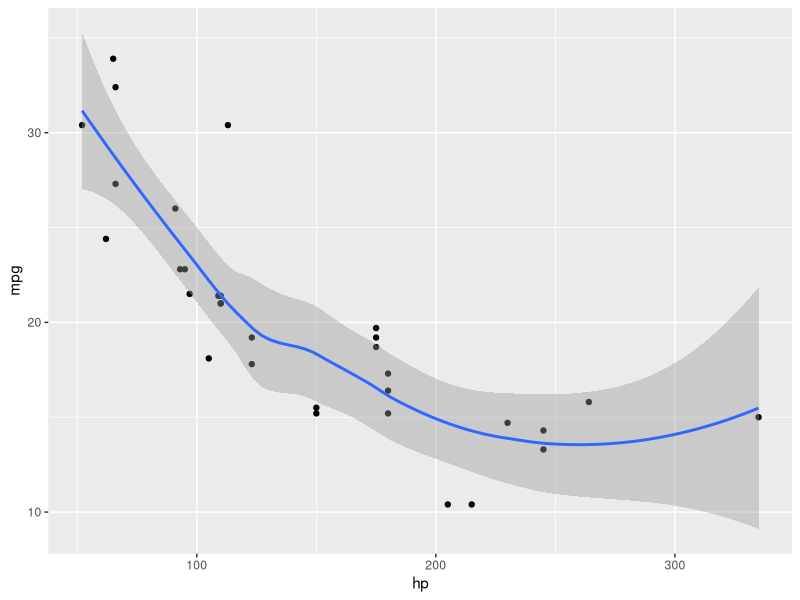
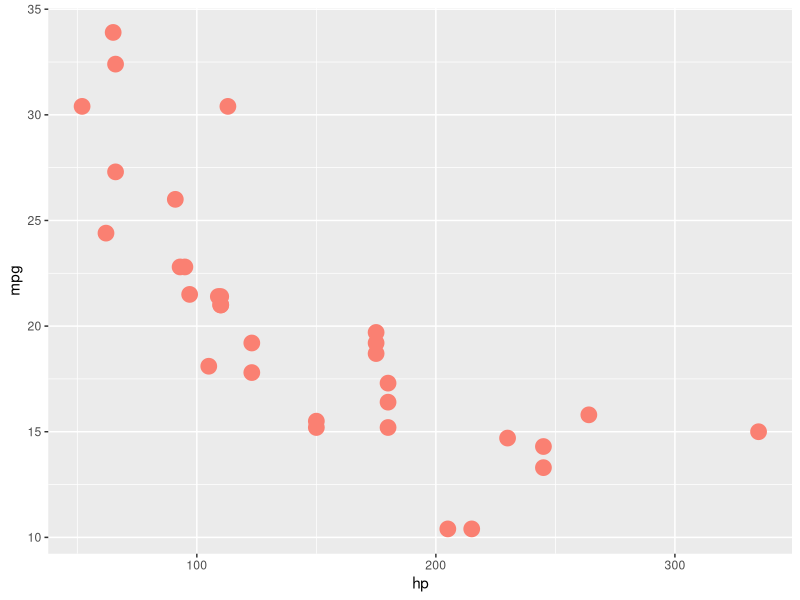
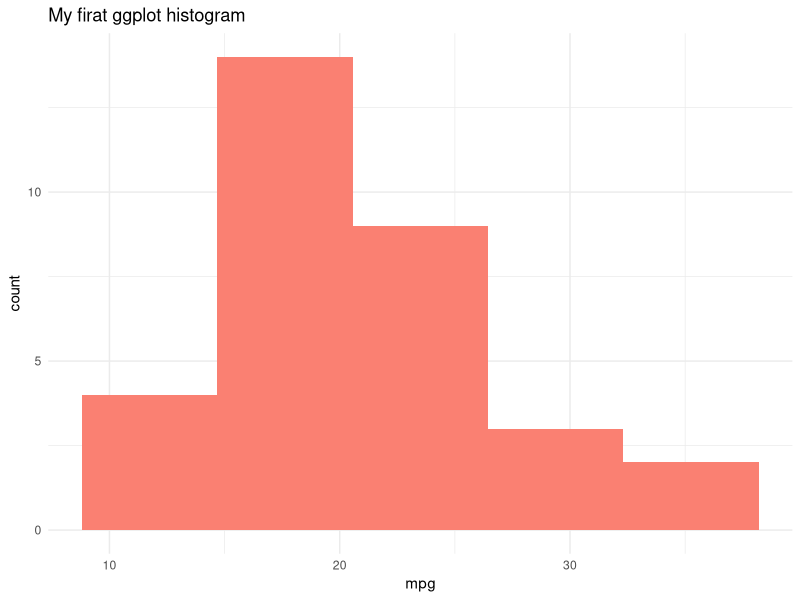

The R source for these figures, in order:
#Installing package ggplot2

install.packages("ggplot2")
library(ggplot2)

#ggplot
m <- mtcars
ggplot(data = m, aes(x= hp ,y = mpg)) + geom_point() +geom_smooth()

ggplot(data = m, aes(x= hp ,y = mpg)) + geom_point(size = 5, col = "salmon") 

#histogram
ggplot(data = m, aes(x= mpg))+ geom_histogram(bins = 5 ,fill ="salmon" )+ labs(x= "mpg" ,y = "count" ,title = "My firat ggplot histogram")+theme_minimal() 
